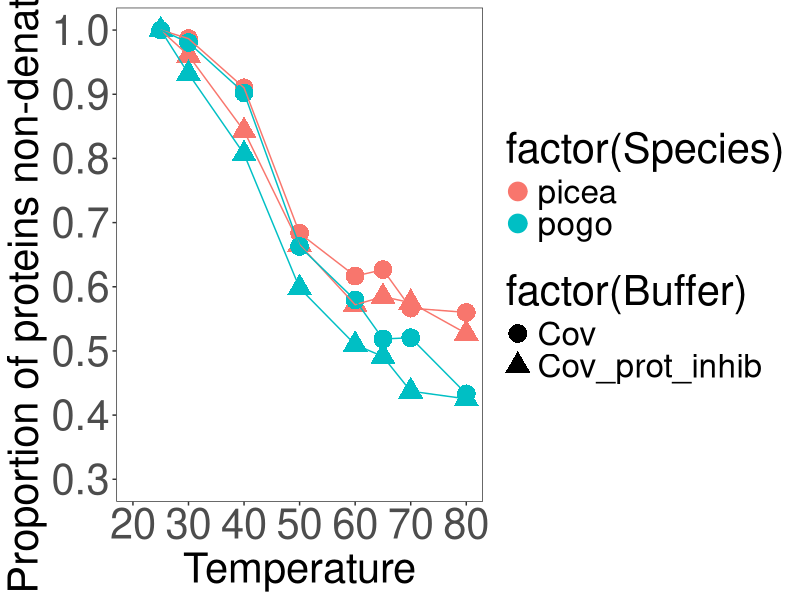

Here is the R script that generated this plot: (Note: this script raises an error after producing the figure.)
## ---- chunk 1
library(plyr)
library(ggplot2)
## ---- chunk 2
x<-read.csv("20160121_prot_native_aph_pog_buffer.csv")
str(x)
## ---- chunk 3
mod1<-aov(total~Temperature*Species+Temperature*Buffer,data=x)
summary(mod1)


## ---- chunk 4
T<-theme_bw()+theme(text=element_text(size=30),axis.text=element_text(size=30),panel.grid.major=element_blank(),panel.grid.minor.x = element_blank(),panel.grid = element_blank(),legend.key = element_blank())
#ggplot(data=x,aes(x=Buffer,y=total))+geom_boxplot()

parsed<-ddply(x,.(Temperature,Species,Buffer),summarize,total=mean(na.exclude(total)),prop=mean(na.exclude(prop)))

ggplot(parsed,aes(x=Temperature,y=prop,color=factor(Species),shape=factor(Buffer)))+geom_point(size=6)+geom_line()+T+scale_y_continuous("Proportion of proteins non-denatured",limits=c(.3,1),breaks=seq(.1,1,.1))+scale_x_continuous("Temperature",limits=c(20,80),breaks=seq(20,80,10))

#write.csv(parsed,"test.csv")
#fitting curve 
#y = a/(1+bc^-x)
#a=1
#c=.1
#1/(1+b*(.1^-Temperature))
test<-read.csv("test.csv")
nls(prop~1/(1+exp(-b*Temperature)),data=test[1:8,],start=list(b=-10),trace=TRUE,control=nls.control(warnOnly = TRUE, tol = 1e-05, maxiter=1000))

gl.mod<-glm(prop~Temperature,family=Gamma,data=test[1:8,])
summary(gl.mod)


Temperature<-data.frame(seq(25,80,1));names(Temperature)<-"Temperature"
val<-predict(gl.mod,type="response",newdata=Temperature)

plot(test[1:8,2],test[1:8,6])
lines(Temperature[,1],val)
